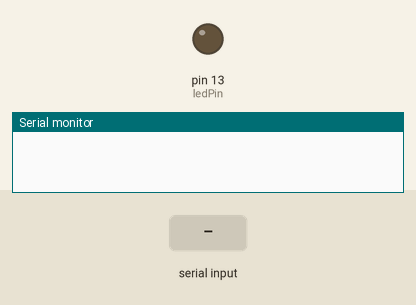
Recording of a sketch running on a simulated Arduino Uno, built with avr-gcc and run on an emulated ATmega328P. On the bench: output pins drawn as LEDs (lit = HIGH), the last lines printed to the serial monitor. Inputs (shaded band) come from the test bench.

Above: at 1.2 s.
1.3 s: "1" received over Serial
At 2.2 s:
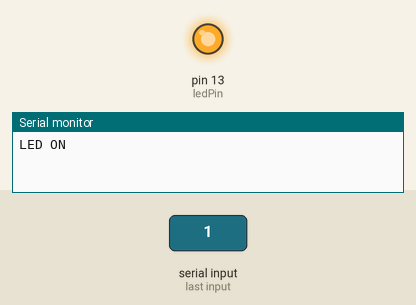
2.8 s: "0" received over Serial
At 3.3 s:
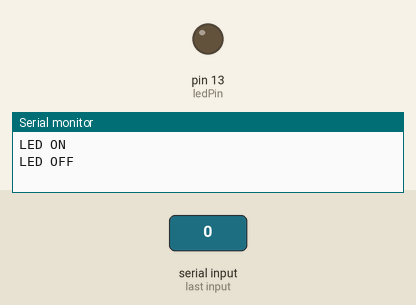
Timing chart, 0 to 5.8 s (numbered marks = the images above; inputs shaded):
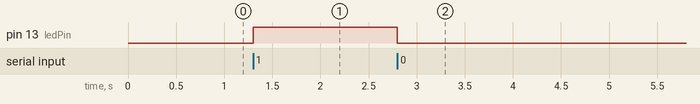

The sketch:

L1_Arduino_Serial_Communication.ino
```cpp
const int ledPin = 13;

void setup() {
  pinMode(ledPin, OUTPUT);
  Serial.begin(9600);  // Start the serial communication
}

void loop() {
  if (Serial.available() > 0) {
    char receivedData = Serial.read();  // Read the data sent from the computer

    if (receivedData == '1') {
      digitalWrite(ledPin, HIGH);       // Turn LED on
      Serial.write("LED ON\n");         // Send a message back to the computer
    }
    else if (receivedData == '0') {
      digitalWrite(ledPin, LOW);        // Turn LED off
      Serial.write("LED OFF\n");        // Send a message back
    }
    else {
      Serial.write("Invalid Command\n"); // Handle unexpected input
    }
  }
}
```

Measured:
- after the input at 1.3 s, pin 13 (ledPin): LOW → HIGH at once
- after the input at 2.8 s, pin 13 (ledPin): HIGH → LOW at once
